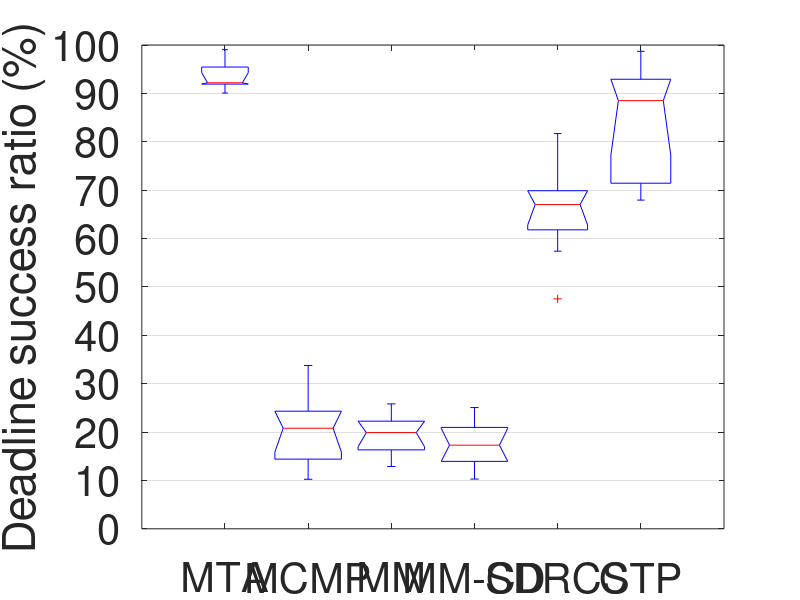

MATLAB code for this plot: (Note: this script raises an error after producing the figure.)
%%%%%%%%%%%%%%%%%%%%%%%%%%%%%%%%%%%%%%%%%%%%%%%%%%%%%%%%%%%%%%%%%%%%%%%%%%%%%%%%%%%%%%%
%   Author: Xiaohui Liu (whulxh@gmail.com)
%   Date:   9/28/2011
%   Function: prepares figures for display
%%%%%%%%%%%%%%%%%%%%%%%%%%%%%%%%%%%%%%%%%%%%%%%%%%%%%%%%%%%%%%%%%%%%%%%%%%%%%%%%%%%%%%%%
%% deadline success ratio
cd ~/Dropbox/tOR/figures/;
% 'm' for min
protocols = {'MTA'; 'MCMP'; 'MM'; 'MM-CD'; 'SDRCS'; 'CTP';};
%% Deadline success ratio
metric = 'Deadline success ratio';
PROTOCOL_CNTS = size(protocols, 1);
pdr = cell(PROTOCOL_CNTS, 1);
idx = 1;
% MTA
t = [
0.91988993926527
0.94658297406511
0.90075400023023
0.96229169998263
0.91845943170978
0.92191590139516
0.99035254883278    
];
pdr{idx} = t;
idx = idx + 1;

% MCMP
t = [
0.33760747951716
0.22776952082903
0.13308790125566
0.26637908191106
0.10242114459985
0.15253338467193
0.20942332492246
0.14124795751108
0.20636576926128
0.24826805437132  
];
pdr{idx} = t;
idx = idx + 1;

% MMSPEED
t = [
0.25819960894219
0.22394715359898
0.13757629988491
0.24499458679177
0.18633462051374
0.15747594562291
0.2182403397752
0.18038209234836
0.21162842743199
0.12879023948037   
];
pdr{idx} = t;
idx = idx + 1;

% MMSPEED-CD
t = [
0.24120468315361
0.25063762147987
0.19580606933556
0.21423390655855
0.16368552720526
0.18211351149254
0.12081972383534
0.13572003837362
0.10281558101138
0.15047848457133    
];
pdr{idx} = t;
idx = idx + 1;

% SDRCS
t = [
0.69558654847021
0.57386786913222
0.65719984615961
0.81697636804308
0.4753466087188
0.71005556157976
0.61798412659532
0.69881624232579
0.67022029622658
];
pdr{idx} = t;
idx = idx + 1;

% CTP
t = [
0.71435293547248
0.87387571914872
0.98537216696599
0.90912770188897
0.7072068471761
0.88505217070401
0.98694252301934
0.6794371805059
0.92922080874367
];
pdr{idx} = t;
idx = idx + 1;

% display
data = pdr;
group = zeros(0);
dataDisp = zeros(0);
for i = 1 : size(data, 1)
    group = [group ; ones(size(data{i})) + i - 1];
    dataDisp = [dataDisp ; data{i}];
end
figure('name', metric);
% title([metric 'for different protocols']);
h = boxplot(dataDisp * 100, group, 'notch', 'on');
set(gca, 'FontSize', 30, 'YGrid', 'on', 'xtick', 1:size(protocols, 1), 'XTickLabel', protocols, 'ytick', 0:10:100);
set(gca, 'FontSize', 30, 'YGrid', 'on');
%xlabel('Protocols');
ylabel([metric ' (%)']);
%
maximize;
set(gcf, 'Color', 'white'); % Sets figure background
export_fig 'dcr_peers_event' -eps;
export_fig 'dcr_peers_event' -jpg -zbuffer;
saveas(gcf, 'dcr_peers_event.fig');
% saveas(h, 'foo.fig');
% xticklabel_rotate(1 : size(protocols, 1), 90, protocols);

%% PDR
metric = 'Packet delivery ratio';
PROTOCOL_CNTS = size(protocols, 1);
pdr = cell(PROTOCOL_CNTS, 1);
idx = 1;
% MTA
t = [
0.91996081998181
0.94671722211136
0.9009703196347
0.9624183006536
0.91853301442342
0.92234593291256
0.99035254883278    
];
pdr{idx} = t;
idx = idx + 1;

% MCMP
t = [
0.46244504723599
0.3380599117288
0.21452686408797
0.38634266379576
0.18502867491699
0.28830705147278
0.42609210137067
0.33654916512059
0.3098635558796
0.43327702702703   
];
pdr{idx} = t;
idx = idx + 1;

% MMSPEED
t = [
0.39309683604986
0.29481650600372
0.26073500967118
0.41050696594427
0.29560428754056
0.27927129492861
0.35515011101458
0.28626788553259
0.34319526627219
0.22371801459254
];
pdr{idx} = t;
idx = idx + 1;

% MMSPEED-CD
t = [
0.35221849934004
0.38810365135454
0.2890318689052
0.34246301479408
0.27392271899656
0.34236090668237
0.29789674952199
0.35869565217391
0.21246513417332
0.2086774803463   
];
pdr{idx} = t;
idx = idx + 1;

% SDRCS
t = [
0.72152203580316
0.61413406577092
0.71175373134328
0.82821950140139
0.5155004428698
0.73592293836636
0.66498386162377
0.71573445666589
0.72401103955842    
];
pdr{idx} = t;
idx = idx + 1;

% CTP
t = [
0.91192647775534
0.94941259549336
0.99194372632718
0.97581472927893
0.92364636209814
0.9649647103707
0.99257917494449
0.91855336665687
0.97213775985107    
];
pdr{idx} = t;
idx = idx + 1;

% display
data = pdr;
group = zeros(0);
dataDisp = zeros(0);
for i = 1 : size(data, 1)
    group = [group ; ones(size(data{i})) + i - 1];
    dataDisp = [dataDisp ; data{i}];
end
figure('name', metric);
% title([metric 'for different protocols']);
h = boxplot(dataDisp * 100, group, 'notch', 'on');
set(gca, 'FontSize', 30, 'YGrid', 'on', 'xtick', 1:size(protocols, 1), 'XTickLabel', protocols, 'ytick', 0:10:100);
ylabel([metric ' (%)']);
%
maximize;
set(gcf, 'Color', 'white'); % Sets figure background
export_fig 'pdr_peers_event' -eps;
export_fig 'pdr_peers_event' -jpg -zbuffer;
saveas(gcf, 'pdr_peers_event.fig');
% saveas(h, 'foo.fig');
% xticklabel_rotate(1 : size(protocols, 1), 90, protocols);

%% NTX
metric = 'Number of transmissions per packet delivered';
PROTOCOL_CNTS = size(protocols, 1);
pdr = cell(PROTOCOL_CNTS, 1);
idx = 1;
% MTA
t = [
18.4214769183968
13.8287661607645
18.9484478935698
11.8658743633277
20.1086561982167
17.302475780409
7.25460012026458    
];
pdr{idx} = t;
idx = idx + 1;

% MCMP
t = [
67.4225323624596
94.2358333333333
160.992356115108
92.0530785562633
180.296356715606
113.308221534228
79.4971071511224
102.363836824697
113.79025210084
76.2680311890838    
];
pdr{idx} = t;
idx = idx + 1;

% MMSPEED
t = [
95.8407982261641
134.140542090922
153.434347181009
96.374499175112
141.659015302728
152.11706629055
112.104648002175
139.437001041305
117.16569257744
202.358291226458   
];
pdr{idx} = t;
idx = idx + 1;

% MMSPEED-CD
t = [
105.483136350533
93.6613555892767
129.752695652174
119.132807939288
145.704209748892
117.784178847807
134.938061617458
113.80329153605
200.283838841105
175.463996185026    
];
pdr{idx} = t;
idx = idx + 1;

% SDRCS
t = [
24.851246105919
26.3534388976188
23.9380436077684
14.4027072758037
43.020618556701
21.9258273917208
28.2003733665215
22.5896457765668
22.0055061414655  
];
pdr{idx} = t;
idx = idx + 1;

% CTP
t = [
13.6962131623149
8.88207451484211
8.25280320019395
8.02222076129117
12.1120525150752
9.53314443858724
8.22511332195208
13.5956306017926
9.32918422060513
];
pdr{idx} = t;
idx = idx + 1;

% display
data = pdr;
group = zeros(0);
dataDisp = zeros(0);
for i = 1 : size(data, 1)
    group = [group ; ones(size(data{i})) + i - 1];
    dataDisp = [dataDisp ; data{i}];
end
figure('name', metric);
% title([metric 'for different protocols']);
h = boxplot(dataDisp, group, 'notch', 'on');
set(gca, 'FontSize', 30, 'YGrid', 'on', 'xtick', 1:size(protocols, 1), 'XTickLabel', protocols);
ylabel(metric);
%
maximize;
set(gcf, 'Color', 'white'); % Sets figure background
export_fig 'ntx_peers_event' -eps;
export_fig 'ntx_peers_event' -jpg -zbuffer;
saveas(gcf, 'ntx_peers_event.fig');
% saveas(h, 'foo.fig');
% xticklabel_rotate(1 : size(protocols, 1), 90, protocols);